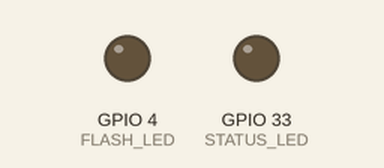
The sketch below on a simulated ESP32. Shown: output pins drawn as LEDs (lit = HIGH). WiFi joins after 1.5 s; servers stay silent unless stated; uploads are accepted with an empty reply; the camera gives no picture; what the sketch prints to the serial monitor is not drawn.

Above: at 0.6 s.
At 1.9 s:
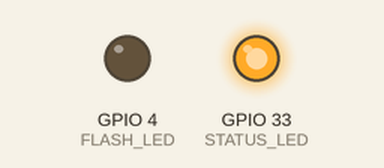
Timing chart, 0 to 3.4 s (numbered marks = the images above):
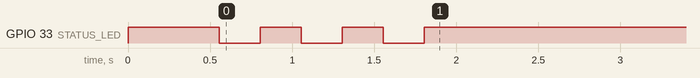

The sketch:

scootsense_cam.ino
```cpp
/*
  ScootSense litter camera: ESP32-CAM (AI-Thinker) with OV2640

  Takes a JPEG every few seconds and POSTs it to the ScootSense server, which asks
  Gemini whether there is litter on the path. When there is, the rider's phone asks
  whether they want to pick it up or leave it on the map.

  Board:   "AI Thinker ESP32-CAM" (esp32 by Espressif). Enable PSRAM.
  Flash:   use an ESP32-CAM-MB USB board, or an FTDI adapter with GPIO0 tied to GND.
  Mount:   on the handlebar stem, angled down so the path 2-5 m ahead fills the frame.
  Power:   5V from a USB power bank (the camera browns out on weak 3.3V supplies).

  First boot: open Serial Monitor at 115200. It prints the camera ID (e.g. cam-7f3a).
  In the app: Scan tab -> Link camera -> enter that ID.
*/

#include "esp_camera.h"
#include <WiFi.h>
#include <WiFiClientSecure.h>
#include <HTTPClient.h>

// ----------------------------------------------------------------- settings
const char* WIFI_SSID    = "your-hotspot";
const char* WIFI_PASS    = "your-password";
// The deployed app, or your laptop on the same network (http://192.168.x.x:3000)
const char* SERVER_URL   = "https://scootsense.vercel.app";
const char* INGEST_TOKEN = "";        // match INGEST_TOKEN on the server if you set one
const uint32_t CAPTURE_MS = 5000;     // one frame every 5 s keeps Gemini's free tier happy

// ----------------------------------------------------------------- AI-Thinker pin map
#define PWDN_GPIO_NUM     32
#define RESET_GPIO_NUM    -1
#define XCLK_GPIO_NUM      0
#define SIOD_GPIO_NUM     26
#define SIOC_GPIO_NUM     27
#define Y9_GPIO_NUM       35
#define Y8_GPIO_NUM       34
#define Y7_GPIO_NUM       39
#define Y6_GPIO_NUM       36
#define Y5_GPIO_NUM       21
#define Y4_GPIO_NUM       19
#define Y3_GPIO_NUM       18
#define Y2_GPIO_NUM        5
#define VSYNC_GPIO_NUM    25
#define HREF_GPIO_NUM     23
#define PCLK_GPIO_NUM     22
#define STATUS_LED        33   // small red LED on the back, active LOW
#define FLASH_LED          4   // bright white flash: kept off

String deviceId;
uint32_t lastShot = 0;

void blink(int times, int ms) {
  for (int i = 0; i < times; i++) {
    digitalWrite(STATUS_LED, LOW);  delay(ms);
    digitalWrite(STATUS_LED, HIGH); delay(ms);
  }
}

bool startCamera() {
  camera_config_t c = {};
  c.ledc_channel = LEDC_CHANNEL_0;
  c.ledc_timer   = LEDC_TIMER_0;
  c.pin_d0 = Y2_GPIO_NUM; c.pin_d1 = Y3_GPIO_NUM; c.pin_d2 = Y4_GPIO_NUM; c.pin_d3 = Y5_GPIO_NUM;
  c.pin_d4 = Y6_GPIO_NUM; c.pin_d5 = Y7_GPIO_NUM; c.pin_d6 = Y8_GPIO_NUM; c.pin_d7 = Y9_GPIO_NUM;
  c.pin_xclk = XCLK_GPIO_NUM; c.pin_pclk = PCLK_GPIO_NUM;
  c.pin_vsync = VSYNC_GPIO_NUM; c.pin_href = HREF_GPIO_NUM;
  c.pin_sccb_sda = SIOD_GPIO_NUM; c.pin_sccb_scl = SIOC_GPIO_NUM;
  c.pin_pwdn = PWDN_GPIO_NUM; c.pin_reset = RESET_GPIO_NUM;
  c.xclk_freq_hz = 20000000;
  c.pixel_format = PIXFORMAT_JPEG;
  // VGA at quality 14 is ~25-45 KB: enough detail for Gemini, quick to upload on a hotspot.
  c.frame_size   = FRAMESIZE_VGA;
  c.jpeg_quality = 14;
  c.fb_count     = psramFound() ? 2 : 1;
  c.fb_location  = psramFound() ? CAMERA_FB_IN_PSRAM : CAMERA_FB_IN_DRAM;
  c.grab_mode    = CAMERA_GRAB_LATEST;   // always send the newest frame, not a stale one
  if (esp_camera_init(&c) != ESP_OK) return false;

  sensor_t* s = esp_camera_sensor_get();
  s->set_vflip(s, 0);        // flip these if your mount is upside down
  s->set_hmirror(s, 0);
  s->set_whitebal(s, 1);
  s->set_exposure_ctrl(s, 1);
  return true;
}

void connectWifi() {
  WiFi.mode(WIFI_STA);
  WiFi.begin(WIFI_SSID, WIFI_PASS);
  Serial.print("Wi-Fi");
  for (int i = 0; i < 60 && WiFi.status() != WL_CONNECTED; i++) {
    delay(250);
    Serial.print(".");
    digitalWrite(STATUS_LED, i % 2);
  }
  Serial.println(WiFi.status() == WL_CONNECTED ? " connected" : " failed, retrying later");
}

void setup() {
  Serial.begin(115200);
  pinMode(STATUS_LED, OUTPUT);
  pinMode(FLASH_LED, OUTPUT);
  digitalWrite(FLASH_LED, LOW);
  digitalWrite(STATUS_LED, HIGH);

  WiFi.mode(WIFI_STA);  // the MAC reads as zeros until Wi-Fi is started
  uint8_t mac[6];
  WiFi.macAddress(mac);
  char id[16];
  snprintf(id, sizeof(id), "cam-%02x%02x", mac[4], mac[5]);
  deviceId = id;

  Serial.println();
  Serial.println("ScootSense litter camera");
  Serial.print("Camera ID: ");
  Serial.println(deviceId);
  Serial.println("Link it in the app: Scan tab -> Link camera");

  if (!startCamera()) {
    Serial.println("Camera init failed. Check the ribbon cable and that PSRAM is enabled.");
    while (true) blink(1, 100);
  }
  connectWifi();
}

void sendFrame() {
  camera_fb_t* fb = esp_camera_fb_get();
  if (!fb) { Serial.println("Capture failed"); return; }

  String url = String(SERVER_URL) + "/api/cam/frame?device=" + deviceId;
  HTTPClient http;
  WiFiClientSecure secure;
  WiFiClient plain;
  if (url.startsWith("https")) {
    secure.setInsecure();  // hackathon shortcut: skips certificate checks. Pin the CA for real use.
    http.begin(secure, url);
  } else {
    http.begin(plain, url);
  }
  http.setTimeout(30000);   // Gemini takes a few seconds
  http.addHeader("Content-Type", "image/jpeg");
  if (strlen(INGEST_TOKEN)) http.addHeader("x-scootsense-token", INGEST_TOKEN);

  uint32_t t0 = millis();
  int code = http.POST(fb->buf, fb->len);
  size_t bytes = fb->len;
  esp_camera_fb_return(fb);   // free the buffer before handling the reply

  String body = code > 0 ? http.getString() : http.errorToString(code);
  http.end();
  Serial.printf("%u bytes -> HTTP %d in %lu ms: %s\n", (unsigned)bytes, code, millis() - t0, body.substring(0, 160).c_str());

  if (body.indexOf("\"trash\":true") >= 0) blink(3, 120);          // litter: rider's phone is asking now
  else if (body.indexOf("\"paired\":false") >= 0) blink(2, 400);   // not linked to a rider yet
}

void loop() {
  if (WiFi.status() != WL_CONNECTED) {
    connectWifi();
    delay(2000);
    return;
  }
  if (millis() - lastShot >= CAPTURE_MS) {
    lastShot = millis();
    sendFrame();
  }
  delay(20);
}
```
